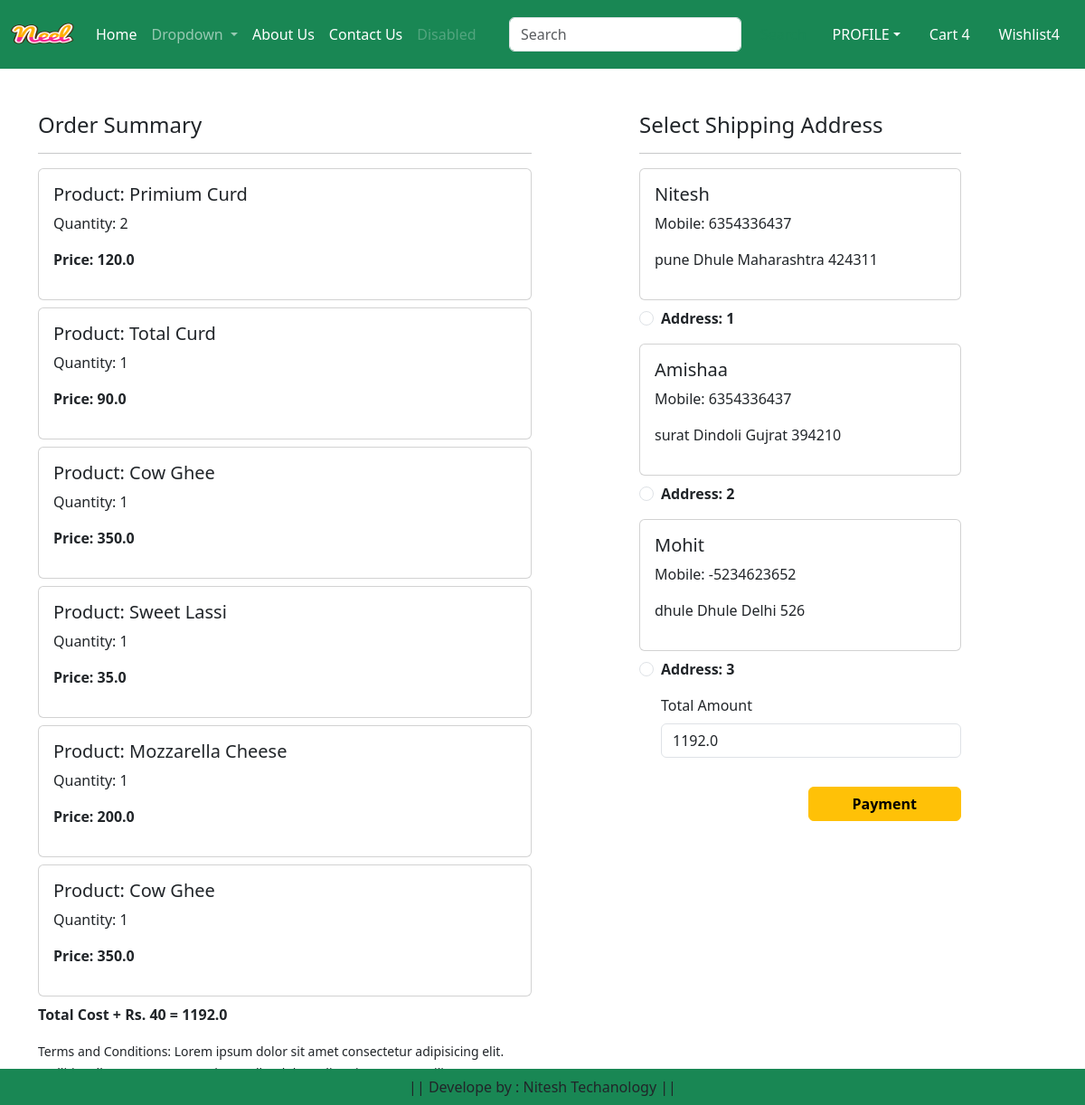
Screenshot of /checkout/ (signed in) with the database file from the repository.
### app/models.py (models this page shows, shortened)
class Cart(models.Model):
    user=models.ForeignKey(User,on_delete=models.CASCADE)
    product=models.ForeignKey(Product,on_delete=models.CASCADE)
    quantity=models.PositiveIntegerField(default=1)

class Product(models.Model):
    title=models.CharField(max_length=100)
    selling_price=models.FloatField()
    discounted_price=models.FloatField()
    description=models.TextField()
    composition=models.TextField(default='')
    prodapp=models.TextField(default='')
    category=models.CharField(choices=CATEGORY_CHOICES,max_length=2)
    Product_image=models.ImageField(upload_to='product')

class Customer(models.Model):
    user=models.ForeignKey(User,on_delete=models.CASCADE)
    name=models.CharField(max_length=20)
    locality=models.CharField(max_length=200)
    city=models.CharField(max_length=50)
    mobile=models.IntegerField(default=0)
    zipcode=models.IntegerField()
    state=models.CharField(choices=STATE_CHOICES,max_length=100)

### app/views.py (the view, shortened to what this page needs)
# urls.py: path('checkout/',views.checkout.as_view(),name='checkout'),
class checkout(View):
    def get(self,request):
        user=request.user
        add=Customer.objects.filter(user=user)
        cart_items=Cart.objects.filter(user=user)
        famount= 0
        for p in cart_items:
            value=p.quantity + p.product.discounted_price
            famount=famount+ value
        totalamount=famount+40
        razoramount=int(totalamount * 100)
        client=razorpay.Client(auth=(settings.RAZOR_KEY_ID,settings.RAZOR_KEY_SECRET))
        data={"amount":razoramount,"currency":"INR","receipt":"order_rcptid_12"}
        payment_response=client.order.create(data=data)
        print(payment_response)
        order_id = payment_response['id']
        order_status = payment_response['status']
        return render(request,'app/checkout.html',locals())

### app/templates/app/checkout.html (shortened to what this page needs)
{% extends 'app/base.html' %}
{% load static %}
{% block main-content %}
<div class="container">
  <div class="row mt-5">
    <div class="col-sm-6">
      <h4>Order Summary</h4>
      <hr>
      {% for item in cart_items %}
        <div class="card mb-2">
          <div class="card-body">
            <h5>Product: {{ item.product.title }}</h5>
            <p>Quantity: {{ item.quantity }}</p>
            <p class="fw-bold">Price: {{ item.product.discounted_price }}</p>
          </div>
        </div>
      {% endfor %}
      <p class="fw-bold">Total Cost + Rs. 40 = {{ totalamount }}</p>
      <small>
        Terms and Conditions: Lorem ipsum dolor sit amet consectetur adipisicing elit. Mollitia, ullam saepe!
        Iure optio repellat dolor velit, minus rem. Facilis cumque neque numquam laboriosam, accusantium adipisci
        nisi nihil in et quis?
      </small>
    </div>
    <div class="col-sm-4 offset-sm-1">
      <h4>Select Shipping Address</h4>
      <hr>
      <form method="post" id="myform">
        {% for ad in add %}
          <div class="card mb-2">
            <div class="card-body">
              <h5>{{ ad.name }}</h5>
              <p>Mobile: {{ ad.mobile }}</p>
              <p>{{ ad.locality }} {{ ad.city }} {{ ad.state }} {{ ad.zipcode }}</p>
            </div>
          </div>
          <div class="form-check mt-2 mb-3">
            <input class="form-check-input" type="radio" name="custid" id="custadd{{ forloop.counter }}" value="{{ ad.id }}">
            <label class="form-check-label fw-bold" for="custadd{{ forloop.counter }}">
              Address: {{ forloop.counter }}
            </label>
          </div>
        {% endfor %}
          <div class="form-check mb-3">
            <label for="totamount" class="form-label">Total Amount</label>
            <input type="number" class="form-control" name="totamount" value="{{ totalamount }}" readonly>
          </div>
          <div class="text-end">
            <button id="rzp-button1" type="submit" class="btn btn-warning mt-3 px-5 fw-bold">Payment</button>
          </div>
      </form>
    </div>
  </div>
</div>
{% endblock main-content %}

### rows the page displays
Cart: product "Primium Curd", quantity "2", product.discounted_price "120.0"
Cart: product "Total Curd", quantity "1", product.discounted_price "90.0"
Cart: product "Cow Ghee", quantity "1", product.discounted_price "350.0"
Cart: product "Sweet Lassi", quantity "1", product.discounted_price "35.0"
Cart: product "Mozzarella Cheese", quantity "1", product.discounted_price "200.0"
Cart: product "Cow Ghee", quantity "1", product.discounted_price "350.0"
Customer: name "Nitesh", mobile "6354336437", locality "pune", city "Dhule", state "Maharashtra", zipcode "424311"
Customer: name "Amishaa", mobile "6354336437", locality "surat", city "Dindoli", state "Gujrat", zipcode "394210"
Customer: name "Mohit", mobile "-5234623652", locality "dhule", city "Dhule", state "Delhi", zipcode "526"

### other values shown
{{ totalamount }} "1192.0"
